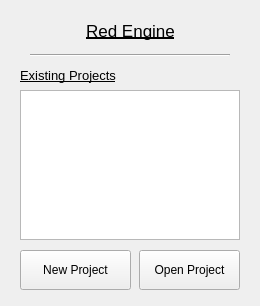
<?xml version="1.0" encoding="UTF-8"?>
<ui version="4.0">
 <class>MainWindow</class>
 <widget class="QMainWindow" name="MainWindow">
  <property name="geometry">
   <rect>
    <x>0</x>
    <y>0</y>
    <width>260</width>
    <height>306</height>
   </rect>
  </property>
  <property name="windowTitle">
   <string>Project Manager</string>
  </property>
  <widget class="QWidget" name="centralwidget">
   <widget class="QPushButton" name="pushButton">
    <property name="geometry">
     <rect>
      <x>20</x>
      <y>250</y>
      <width>111</width>
      <height>40</height>
     </rect>
    </property>
    <property name="text">
     <string>New Project</string>
    </property>
   </widget>
   <widget class="QPushButton" name="pushButton_2">
    <property name="geometry">
     <rect>
      <x>139</x>
      <y>250</y>
      <width>101</width>
      <height>40</height>
     </rect>
    </property>
    <property name="text">
     <string>Open Project</string>
    </property>
   </widget>
   <widget class="QListView" name="listView">
    <property name="geometry">
     <rect>
      <x>20</x>
      <y>90</y>
      <width>220</width>
      <height>150</height>
     </rect>
    </property>
   </widget>
   <widget class="QLabel" name="label">
    <property name="geometry">
     <rect>
      <x>20</x>
      <y>60</y>
      <width>150</width>
      <height>30</height>
     </rect>
    </property>
    <property name="font">
     <font>
      <pointsize>10</pointsize>
      <underline>true</underline>
     </font>
    </property>
    <property name="text">
     <string>Existing Projects</string>
    </property>
   </widget>
   <widget class="QLabel" name="label_2">
    <property name="geometry">
     <rect>
      <x>0</x>
      <y>0</y>
      <width>261</width>
      <height>61</height>
     </rect>
    </property>
    <property name="font">
     <font>
      <pointsize>13</pointsize>
      <underline>true</underline>
     </font>
    </property>
    <property name="text">
     <string>Red Engine</string>
    </property>
    <property name="alignment">
     <set>Qt::AlignCenter</set>
    </property>
   </widget>
   <widget class="Line" name="line">
    <property name="geometry">
     <rect>
      <x>30</x>
      <y>50</y>
      <width>200</width>
      <height>10</height>
     </rect>
    </property>
    <property name="orientation">
     <enum>Qt::Horizontal</enum>
    </property>
   </widget>
  </widget>
 </widget>
 <resources/>
 <connections/>
</ui>
